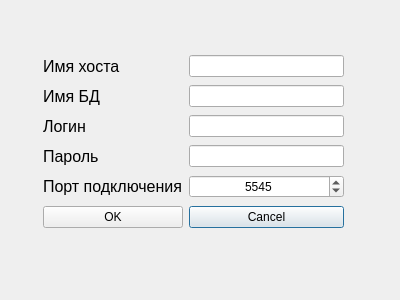
<?xml version="1.0" encoding="UTF-8"?>
<ui version="4.0">
 <class>Dialog</class>
 <widget class="QDialog" name="Dialog">
  <property name="geometry">
   <rect>
    <x>0</x>
    <y>0</y>
    <width>400</width>
    <height>300</height>
   </rect>
  </property>
  <property name="windowTitle">
   <string>Dialog</string>
  </property>
  <widget class="QWidget" name="layoutWidget">
   <property name="geometry">
    <rect>
     <x>43</x>
     <y>53</y>
     <width>301</width>
     <height>181</height>
    </rect>
   </property>
   <layout class="QGridLayout" name="gridLayout">
    <item row="0" column="0" colspan="2">
     <widget class="QLabel" name="label">
      <property name="font">
       <font>
        <pointsize>12</pointsize>
       </font>
      </property>
      <property name="text">
       <string>Имя хоста</string>
      </property>
     </widget>
    </item>
    <item row="0" column="2">
     <widget class="QLineEdit" name="hostLineEdit"/>
    </item>
    <item row="1" column="0" colspan="2">
     <widget class="QLabel" name="label_2">
      <property name="font">
       <font>
        <pointsize>12</pointsize>
       </font>
      </property>
      <property name="text">
       <string>Имя БД</string>
      </property>
     </widget>
    </item>
    <item row="1" column="2">
     <widget class="QLineEdit" name="dbNameLineEdit"/>
    </item>
    <item row="2" column="0">
     <widget class="QLabel" name="label_3">
      <property name="font">
       <font>
        <pointsize>12</pointsize>
       </font>
      </property>
      <property name="text">
       <string>Логин</string>
      </property>
     </widget>
    </item>
    <item row="2" column="2">
     <widget class="QLineEdit" name="loginLineEdit"/>
    </item>
    <item row="3" column="0" colspan="2">
     <widget class="QLabel" name="label_4">
      <property name="font">
       <font>
        <pointsize>12</pointsize>
       </font>
      </property>
      <property name="text">
       <string>Пароль</string>
      </property>
     </widget>
    </item>
    <item row="3" column="2">
     <widget class="QLineEdit" name="passwordLineEdit">
      <property name="echoMode">
       <enum>QLineEdit::Password</enum>
      </property>
     </widget>
    </item>
    <item row="4" column="0" colspan="2">
     <widget class="QLabel" name="label_5">
      <property name="font">
       <font>
        <pointsize>12</pointsize>
       </font>
      </property>
      <property name="text">
       <string>Порт подключения</string>
      </property>
     </widget>
    </item>
    <item row="4" column="2">
     <widget class="QSpinBox" name="portSpinBox">
      <property name="alignment">
       <set>Qt::AlignCenter</set>
      </property>
      <property name="minimum">
       <number>1</number>
      </property>
      <property name="maximum">
       <number>65535</number>
      </property>
      <property name="value">
       <number>5545</number>
      </property>
     </widget>
    </item>
    <item row="5" column="2">
     <widget class="QPushButton" name="cancelButton">
      <property name="text">
       <string>Cancel</string>
      </property>
     </widget>
    </item>
    <item row="5" column="0" colspan="2">
     <widget class="QPushButton" name="okButton">
      <property name="text">
       <string>OK</string>
      </property>
     </widget>
    </item>
   </layout>
  </widget>
 </widget>
 <resources/>
 <connections/>
</ui>
